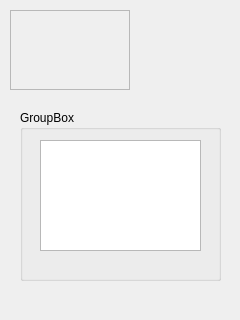
<?xml version="1.0" encoding="UTF-8"?>
<ui version="4.0">
 <class>DockWidget</class>
 <widget class="QDockWidget" name="DockWidget">
  <property name="geometry">
   <rect>
    <x>0</x>
    <y>0</y>
    <width>240</width>
    <height>320</height>
   </rect>
  </property>
  <property name="windowTitle">
   <string>DockWidget</string>
  </property>
  <widget class="QWidget" name="dockWidgetContents">
   <widget class="QFrame" name="frame">
    <property name="geometry">
     <rect>
      <x>10</x>
      <y>10</y>
      <width>120</width>
      <height>80</height>
     </rect>
    </property>
    <property name="frameShape">
     <enum>QFrame::StyledPanel</enum>
    </property>
    <property name="frameShadow">
     <enum>QFrame::Raised</enum>
    </property>
   </widget>
   <widget class="QGroupBox" name="groupBox">
    <property name="geometry">
     <rect>
      <x>20</x>
      <y>110</y>
      <width>201</width>
      <height>171</height>
     </rect>
    </property>
    <property name="title">
     <string>GroupBox</string>
    </property>
    <widget class="QTextBrowser" name="textBrowser">
     <property name="geometry">
      <rect>
       <x>20</x>
       <y>30</y>
       <width>161</width>
       <height>111</height>
      </rect>
     </property>
    </widget>
   </widget>
  </widget>
 </widget>
 <resources/>
 <connections/>
</ui>
